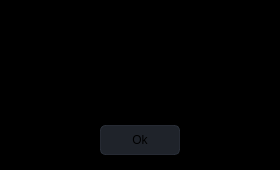
<?xml version="1.0" encoding="UTF-8"?>
<ui version="4.0">
 <class>Taskcomplete</class>
 <widget class="QDialog" name="Taskcomplete">
  <property name="windowModality">
   <enum>Qt::WindowModal</enum>
  </property>
  <property name="geometry">
   <rect>
    <x>0</x>
    <y>0</y>
    <width>280</width>
    <height>170</height>
   </rect>
  </property>
  <property name="minimumSize">
   <size>
    <width>280</width>
    <height>170</height>
   </size>
  </property>
  <property name="maximumSize">
   <size>
    <width>280</width>
    <height>170</height>
   </size>
  </property>
  <property name="windowTitle">
   <string>Task complete</string>
  </property>
  <property name="windowIcon">
   <iconset resource="files.qrc">
    <normaloff>:/20x20/icons/20x20/cil-comment-square.png</normaloff>:/20x20/icons/20x20/cil-comment-square.png</iconset>
  </property>
  <widget class="QFrame" name="frame_main">
   <property name="geometry">
    <rect>
     <x>0</x>
     <y>0</y>
     <width>280</width>
     <height>170</height>
    </rect>
   </property>
   <property name="minimumSize">
    <size>
     <width>280</width>
     <height>170</height>
    </size>
   </property>
   <property name="maximumSize">
    <size>
     <width>280</width>
     <height>170</height>
    </size>
   </property>
   <property name="styleSheet">
    <string notr="true">QFrame{
	background-color: rgb(0, 0, 0);
}

/* LINE EDIT */
QLineEdit {
	color: rgb(98, 103, 111);	
	background-color: rgb(27, 29, 35);
	border-radius: 5px;
	border: 2px solid rgb(27, 29, 35);
	padding-left: 10px;
}
QLineEdit:hover {
	border: 2px solid rgb(64, 71, 88);
}
QLineEdit:focus {
	border: 2px solid rgb(91, 101, 124);
}


/* SCROLL BARS */
QScrollBar:horizontal {
    border: none;
    background: rgb(52, 59, 72);
    height: 14px;
    margin: 0px 21px 0 21px;
	border-radius: 0px;
}
QScrollBar::handle:horizontal {
    background: rgb(85, 170, 255);
    min-width: 25px;
	border-radius: 7px
}
QScrollBar::add-line:horizontal {
    border: none;
    background: rgb(55, 63, 77);
    width: 20px;
	border-top-right-radius: 7px;
    border-bottom-right-radius: 7px;
    subcontrol-position: right;
    subcontrol-origin: margin;
}
QScrollBar::sub-line:horizontal {
    border: none;
    background: rgb(55, 63, 77);
    width: 20px;
	border-top-left-radius: 7px;
    border-bottom-left-radius: 7px;
    subcontrol-position: left;
    subcontrol-origin: margin;
}
QScrollBar::up-arrow:horizontal, QScrollBar::down-arrow:horizontal
{
     background: none;
}
QScrollBar::add-page:horizontal, QScrollBar::sub-page:horizontal
{
     background: none;
}
 QScrollBar:vertical {
	border: none;
    background: rgb(52, 59, 72);
    width: 14px;
    margin: 21px 0 21px 0;
	border-radius: 0px;
 }
 QScrollBar::handle:vertical {	
	background: rgb(85, 170, 255);
    min-height: 25px;
	border-radius: 7px
 }
 QScrollBar::add-line:vertical {
     border: none;
    background: rgb(55, 63, 77);
     height: 20px;
	border-bottom-left-radius: 7px;
    border-bottom-right-radius: 7px;
     subcontrol-position: bottom;
     subcontrol-origin: margin;
 }
 QScrollBar::sub-line:vertical {
	border: none;
    background: rgb(55, 63, 77);
     height: 20px;
	border-top-left-radius: 7px;
    border-top-right-radius: 7px;
     subcontrol-position: top;
     subcontrol-origin: margin;
 }
 QScrollBar::up-arrow:vertical, QScrollBar::down-arrow:vertical {
     background: none;
 }

 QScrollBar::add-page:vertical, QScrollBar::sub-page:vertical {
     background: none;
 }


/* COMBOBOX */
QComboBox{
	color: rgb(210, 210, 210);
	background-color: rgb(27, 29, 35);
	border-radius: 5px;
	border: 2px solid rgb(27, 29, 35);
	padding: 5px;
	padding-left: 10px;
}
QComboBox:disabled{
	color: rgb(98, 103, 111);
	background-color: rgb(27, 29, 35);
	border-radius: 5px;
	border: 2px solid rgb(27, 29, 35);
	padding: 5px;
	padding-left: 10px;
}
QComboBox:hover{
	border: 2px solid rgb(64, 71, 88);
}
QComboBox::drop-down {
	subcontrol-origin: padding;
	subcontrol-position: top right;
	width: 25px; 
	border-left-width: 3px;
	border-left-color: rgba(39, 44, 54, 150);
	border-left-style: solid;
	border-top-right-radius: 3px;
	border-bottom-right-radius: 3px;	
	background-image: url(:/16x16/icons/16x16/cil-arrow-bottom.png);
	background-position: center;
	background-repeat: no-reperat;
 }
QComboBox QAbstractItemView {
	color: rgb(85, 170, 255);	
	background-color: rgb(27, 29, 35);
	padding: 10px;
	selection-background-color: rgb(39, 44, 54);
}

/* SLIDERS */
QSlider::groove:horizontal {
    border-radius: 9px;
    height: 18px;
	margin: 0px;
	background-color: rgb(52, 59, 72);
}
QSlider::groove:horizontal:hover {
	background-color: rgb(55, 62, 76);
}
QSlider::handle:horizontal {
    background-color: rgb(85, 170, 255);
    border: none;
    height: 18px;
    width: 18px;
    margin: 0px;
	border-radius: 9px;
}
QSlider::handle:horizontal:hover {
    background-color: rgb(105, 180, 255);
}
QSlider::handle:horizontal:pressed {
    background-color: rgb(65, 130, 195);
}

QSlider::groove:vertical {
    border-radius: 9px;
    width: 18px;
    margin: 0px;
	background-color: rgb(52, 59, 72);
}
QSlider::groove:vertical:hover {
	background-color: rgb(55, 62, 76);
}
QSlider::handle:vertical {
    background-color: rgb(85, 170, 255);
	border: none;
    height: 18px;
    width: 18px;
    margin: 0px;
	border-radius: 9px;
}
QSlider::handle:vertical:hover {
    background-color: rgb(105, 180, 255);
}
QSlider::handle:vertical:pressed {
    background-color: rgb(65, 130, 195);
}</string>
   </property>
   <property name="frameShape">
    <enum>QFrame::NoFrame</enum>
   </property>
   <property name="frameShadow">
    <enum>QFrame::Raised</enum>
   </property>
   <widget class="QPushButton" name="pushButton_4">
    <property name="enabled">
     <bool>true</bool>
    </property>
    <property name="geometry">
     <rect>
      <x>100</x>
      <y>125</y>
      <width>80</width>
      <height>30</height>
     </rect>
    </property>
    <property name="sizePolicy">
     <sizepolicy hsizetype="Fixed" vsizetype="Fixed">
      <horstretch>0</horstretch>
      <verstretch>0</verstretch>
     </sizepolicy>
    </property>
    <property name="minimumSize">
     <size>
      <width>80</width>
      <height>30</height>
     </size>
    </property>
    <property name="font">
     <font>
      <pointsize>9</pointsize>
     </font>
    </property>
    <property name="styleSheet">
     <string notr="true">QPushButton {
	border: 1px solid rgba(52, 59, 72, 150);
	border-radius: 5px;	
	background-color: rgba(52, 59, 72, 150);
}
QPushButton:hover {
	background-color: rgb(57, 65, 80);
	border: 1px solid rgb(61, 70, 86);
}
QPushButton:pressed {	
	background-color: rgb(35, 40, 49);
	border: 1px solid rgb(43, 50, 61);
}</string>
    </property>
    <property name="text">
     <string>Ok</string>
    </property>
   </widget>
   <widget class="QTextBrowser" name="textBrowser">
    <property name="enabled">
     <bool>true</bool>
    </property>
    <property name="geometry">
     <rect>
      <x>25</x>
      <y>20</y>
      <width>231</width>
      <height>101</height>
     </rect>
    </property>
    <property name="mouseTracking">
     <bool>true</bool>
    </property>
    <property name="focusPolicy">
     <enum>Qt::StrongFocus</enum>
    </property>
    <property name="acceptDrops">
     <bool>true</bool>
    </property>
    <property name="autoFillBackground">
     <bool>true</bool>
    </property>
    <property name="styleSheet">
     <string notr="true"/>
    </property>
    <property name="frameShape">
     <enum>QFrame::NoFrame</enum>
    </property>
    <property name="frameShadow">
     <enum>QFrame::Sunken</enum>
    </property>
    <property name="autoFormatting">
     <set>QTextEdit::AutoNone</set>
    </property>
    <property name="openLinks">
     <bool>true</bool>
    </property>
   </widget>
  </widget>
 </widget>
 <resources>
  <include location="files.qrc"/>
 </resources>
 <connections/>
</ui>
